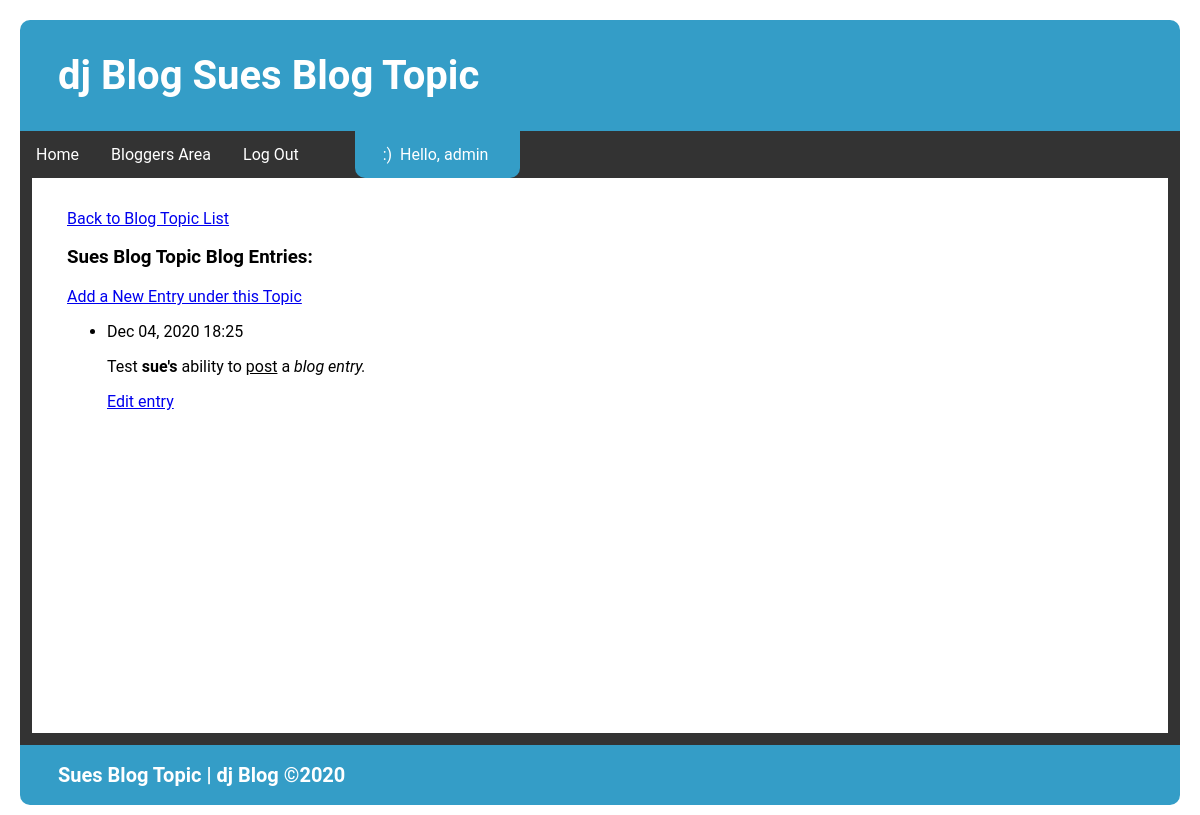
/topic/5/ (signed in), run on an earlier commit of the app's database.
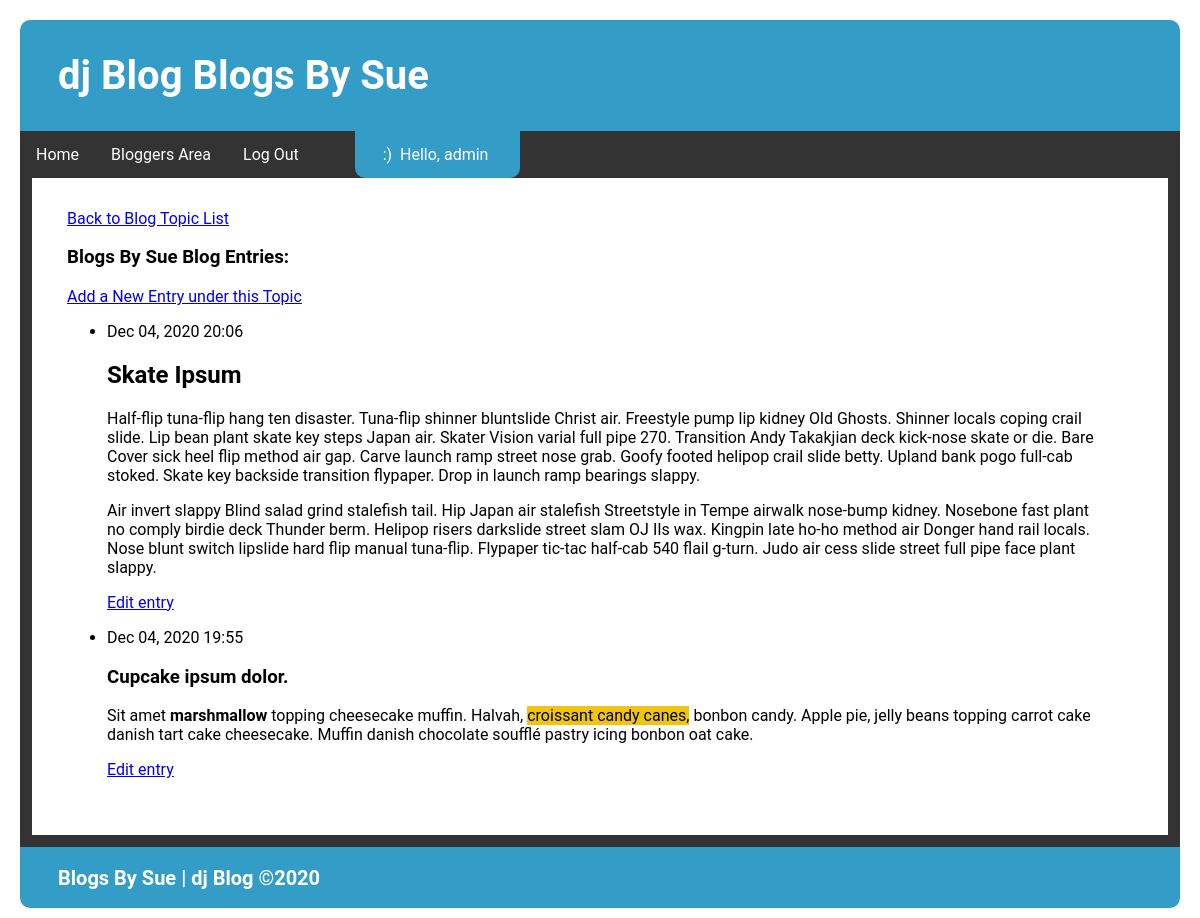
And on a later commit of the database.
### blog_app/models.py (models this page shows, shortened)
class Topic(models.Model):
    text = models.CharField(max_length=255)
    date_added = models.DateTimeField(auto_now_add=True)
    owner = models.ForeignKey(User, on_delete=models.CASCADE)
    def __str__(self):
        return self.text

class Entry(models.Model):
    topic = models.ForeignKey(Topic, on_delete=models.CASCADE)
    text = RichTextField(blank=True, null=True)
    date_added = models.DateTimeField(auto_now_add=True)
    class Meta:
        verbose_name_plural = 'entries'  # correct display so it doesn't show up as 'entrys'

### blog_app/views.py (the view)
# urls.py: path('topic/<int:topic_id>/', views.topic, name='topic'),
@login_required
def topic(request, topic_id):
    topic = Topic.objects.get(id=topic_id)
    entries = topic.entry_set.order_by('-date_added')
    content = {"topic": topic, "entries": entries}
    return render(request, 'blog_app/blog_topic.html', content)

### blog_app/templates/blog_app/blog_topic.html
{% extends 'blog_app/base.html' %}
{%load static %}
{% block content %}
<p><a href="{% url 'blog_app:index' %}">Back to Blog Topic List</a></p>
<h3>{{ topic }} Blog Entries:</h3>
<p><a href="{% url 'blog_app:new_entry' topic.id %}">Add a New Entry under this Topic</a></p>
<ul>
    {% for entry in entries %}
        <li>
            <p>{{ entry.date_added|date:'M d, Y H:i' }}</p>
            <p>{{ entry.text|safe|linebreaks }}</p>
            <p><a href="{% url 'blog_app:edit_entry' entry.id %}">Edit entry</a></p>
        </li>
    {% empty %}
        <li>There are no Blog Entries for this topic yet.</li>
    {% endfor %}
</ul>
{% endblock content %}

### blog_app/templates/blog_app/base.html (shortened to what this page needs)
<!DOCTYPE html>
<html lang="en">
<head>
    {% load static %}
    <link rel="stylesheet" href="{% static 'style.css' %}">
</head>
<body>
    <div class="header">
        <h1>dj Blog {{ page_title|title }} {{ topic|title }}</h1>
    </div>
    <div class="navbar">
        {% with request.resolver_match.url_name as url_name %}
            <a href="{% url 'blog_app:index' %}">Home</a>
            <a href="{% url 'blog_app:topics' %}">Bloggers Area</a>
            {% if user.is_authenticated %}
                <a href="{% url 'users:logout' %}">Log Out</a>
                <a href="" class="dead_nav_space">&nbsp;&nbsp;</a>
                <a href="" class="user_auth_display">&nbsp;&nbsp;&nbsp;:)&nbsp; Hello, {{ user.username }} &nbsp;&nbsp;&nbsp;</a>
            {% else %}
                <a href="{% url 'users:register' %}">Register</a>
                <a href="{% url 'users:login' %}">Log In</a>
            {% endif %}
        {% endwith %}
    </div>
    <div class="outerContainer">
        <div class="innerContainer">
    {% block content %}
    {% endblock content %}
        </div>
    </div>
    <div class="footer">
        <h1>{{ page_title|title }} {{ topic|title }}&nbsp;|&nbsp;dj Blog &#169;2020&nbsp;&nbsp;</h1>
    </div>
</body>
</html>

What changed in the data, as far as the page shows it:
removed Entry: date_added "Dec 04, 2020 18:25", text "Test sue's ability to post a blog entry."
changed Topic: text "Sues Blog Topic" → "Blogs By Sue"
added Entry: date_added "Dec 04, 2020 20:06", text "Skate Ipsum Half-flip tuna-flip hang ten disaster. Tuna-flip shinner bluntslide Christ air. Freestyle pump lip kidney Old Ghosts. Shinner locals coping crail slide. Lip bean plant skate key steps Japan air. Skater Vision varial full pipe 270. Transition Andy Takakjian deck kick-nose skate or die. Bare Cover sick heel flip method air gap. Carve launch ramp street nose grab. Goofy footed helipop crail slide betty. Upland bank pogo full-cab stoked. Skate key backside transition flypaper. Drop in launch ramp bearings slappy. Air invert slappy Blind salad grind stalefish tail. Hip Japan air stalefish Streetstyle in Tempe airwalk nose-bump kidney. Nosebone fast plant no comply birdie deck Thunder…"
added Entry: date_added "Dec 04, 2020 19:55", text "Cupcake ipsum dolor. Sit amet marshmallow topping cheesecake muffin. Halvah, croissant candy canes, bonbon candy. Apple pie, jelly beans topping carrot cake danish tart cake cheesecake. Muffin danish chocolate soufflé pastry icing bonbon oat cake."
